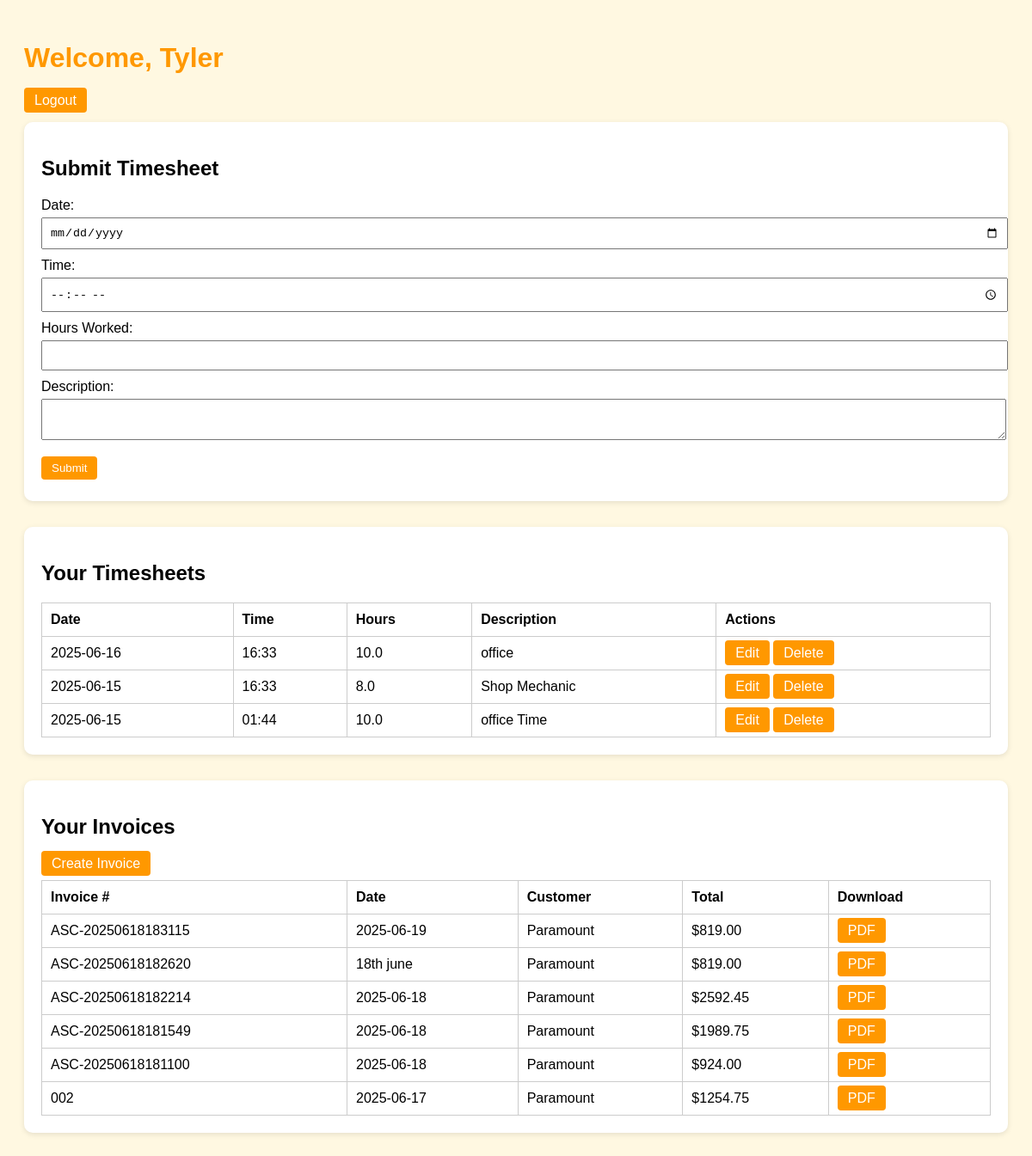
Before: /dashboard (signed in) with the older database file.
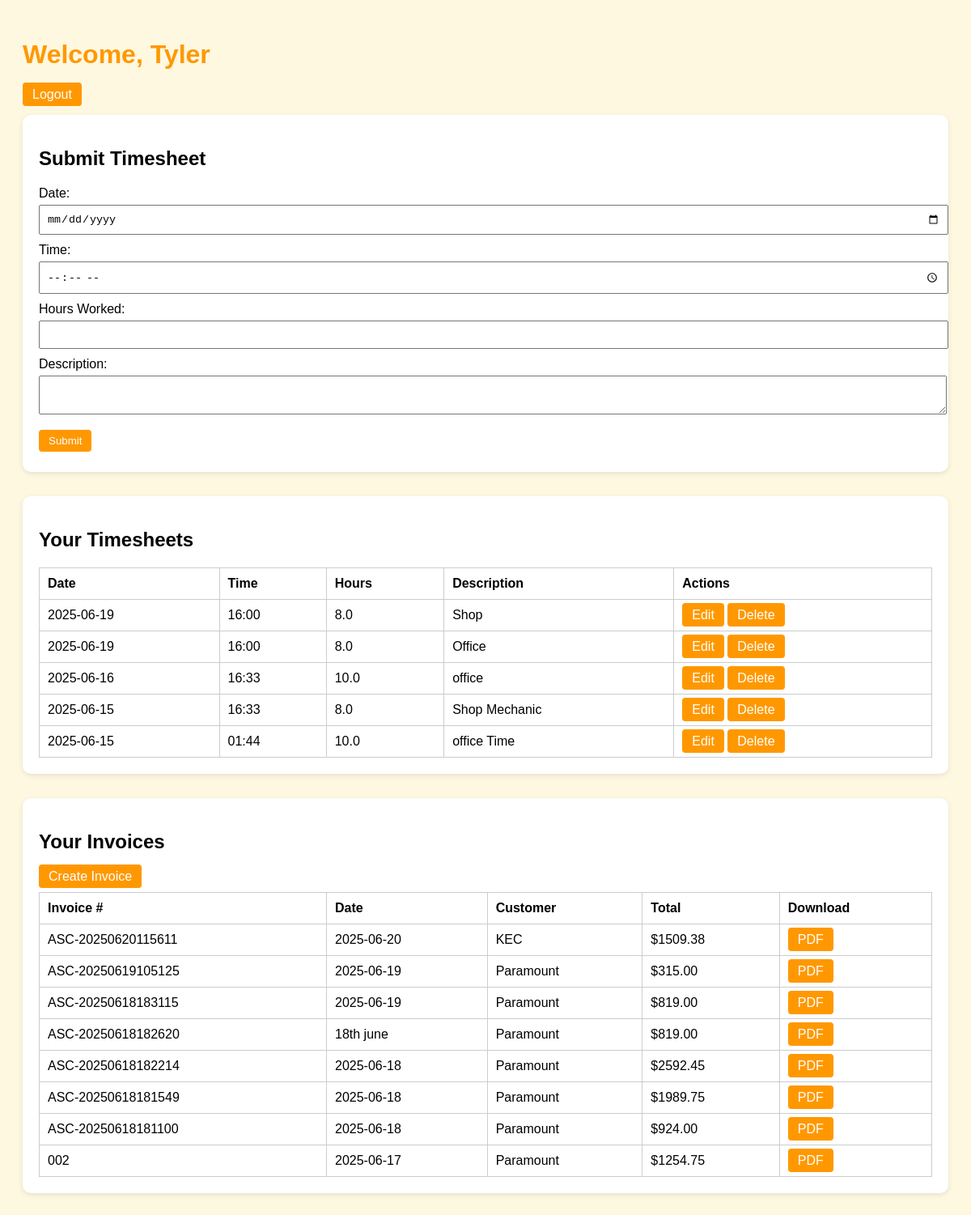
After: the same page with the newer database file.
### tables this page shows
CREATE TABLE timesheets (
        id INTEGER PRIMARY KEY AUTOINCREMENT,
        username TEXT,
        date TEXT,
        time TEXT,
        hours_worked REAL,
        description TEXT
    );

CREATE TABLE invoices (
        id INTEGER PRIMARY KEY AUTOINCREMENT,
        username TEXT,
        invoice_number TEXT,
        date TEXT,
        customer TEXT,
        location TEXT,
        po TEXT,
        afe TEXT,
        customer_rep TEXT,
        safety_rep TEXT,
        subtotal REAL,
        gst REAL,
        total REAL,
        line_items TEXT,
        notes TEXT,
        signature TEXT
    , status TEXT DEFAULT 'Pending');

### app.py (the view)
@app.route('/dashboard')
def dashboard():
    if 'user' not in session:
        return redirect(url_for('index'))
    conn = sqlite3.connect(DB_PATH)
    c = conn.cursor()
    if session['role'] == 'admin':
        search_user = request.args.get('search_user', '').strip()
        c.execute("SELECT username, role FROM users")
        users = c.fetchall()
        if search_user:
            c.execute("SELECT id, username, date, time, hours_worked, description FROM timesheets WHERE username=? ORDER BY date DESC", (search_user,))
            timesheet_rows = c.fetchall()
            c.execute("SELECT * FROM invoices WHERE username=? ORDER BY id DESC", (search_user,))
            invoice_rows = c.fetchall()
        else:
            c.execute("SELECT id, username, date, time, hours_worked, description FROM timesheets ORDER BY username, date DESC")
            timesheet_rows = c.fetchall()
            c.execute("SELECT * FROM invoices ORDER BY id DESC")
            invoice_rows = c.fetchall()
        timesheets = {}
        for row in timesheet_rows:
            timesheets.setdefault(row[1], []).append(row)
        invoices = invoice_rows
        conn.close()
        return render_template('admin_dashboard.html', users=users, timesheets=timesheets, invoices=invoices)
    else:
        c.execute("SELECT id, date, time, hours_worked, description FROM timesheets WHERE username=? ORDER BY date DESC", (session['user'],))
        entries = c.fetchall()
        c.execute("SELECT * FROM invoices WHERE username=? ORDER BY id DESC", (session['user'],))
        invoices = c.fetchall()
        conn.close()
        return render_template('user_dashboard.html', username=session['user'], entries=entries, invoices=invoices)

### templates/user_dashboard.html (shortened to what this page needs)
<!DOCTYPE html>
<html lang="en">
<head>
</head>
<body>
  <h1>Welcome, {{ username }}</h1>
  <p><a class="btn" href="{{ url_for('logout') }}">Logout</a></p>
  <section>
    <h2>Submit Timesheet</h2>
    <form action="{{ url_for('submit') }}" method="post">
      <label>Date:</label>
      <input type="date" name="date">
      <label>Time:</label>
      <input type="time" name="time">
      <label>Hours Worked:</label>
      <input type="number" name="hours" step="0.1" required>
      <label>Description:</label>
      <textarea name="description" required></textarea>
      <button class="btn" type="submit">Submit</button>
    </form>
  </section>
  <section>
    <h2>Your Timesheets</h2>
    <table>
      <tr><th>Date</th><th>Time</th><th>Hours</th><th>Description</th><th>Actions</th></tr>
      {% for entry in entries %}
      <tr>
        <td>{{ entry[1] }}</td>
        <td>{{ entry[2] }}</td>
        <td>{{ entry[3] }}</td>
        <td>{{ entry[4] }}</td>
        <td>
          <a class="btn" href="{{ url_for('edit_timesheet', entry_id=entry[0]) }}">Edit</a>
          <a class="btn" href="{{ url_for('delete_timesheet', entry_id=entry[0]) }}">Delete</a>
        </td>
      </tr>
      {% endfor %}
    </table>
  </section>
  <section>
    <h2>Your Invoices</h2>
    <a class="btn" href="{{ url_for('create_invoice') }}">Create Invoice</a>
    <table>
      <tr><th>Invoice #</th><th>Date</th><th>Customer</th><th>Total</th><th>Download</th></tr>
      {% for invoice in invoices %}
      <tr>
        <td>{{ invoice[2] }}</td>
        <td>{{ invoice[3] }}</td>
        <td>{{ invoice[4] }}</td>
        <td>${{ '%.2f'|format(invoice[12]) }}</td>
        <td>
          <a class="btn" href="{{ url_for('download_invoice', invoice_id=invoice[0]) }}">PDF</a>
        </td>
      </tr>
      {% endfor %}
    </table>
  </section>
</body>
</html>

### templates/user_dashboard.html (style rules this page uses)
body { font-family: Arial, sans-serif; background-color: #fff8e1; padding: 20px; }
h1 { color: #ff9800; }
section { background: #fff; padding: 20px; margin-bottom: 30px; border-radius: 10px; box-shadow: 0 2px 6px rgba(0,0,0,0.1); }
table { width: 100%; border-collapse: collapse; margin-top: 10px; }
table, th, td { border: 1px solid #ccc; }
th, td { padding: 10px; text-align: left; }
.btn { padding: 6px 12px; margin: 5px 0; background-color: #ff9800; color: white; border: none; border-radius: 4px; text-decoration: none; }
input, textarea { padding: 8px; width: 100%; margin-top: 5px; margin-bottom: 10px; }

Changed rows visible on the page:
added timesheets: date "2025-06-19", time "16:00", hours_worked "8.0", description "Shop"
added timesheets: date "2025-06-19", time "16:00", hours_worked "8.0", description "Office"
added invoices: invoice_number "ASC-20250620115611", date "2025-06-20", customer "KEC", total "1509.38"
added invoices: invoice_number "ASC-20250619105125", date "2025-06-19", customer "Paramount", total "315.00"
